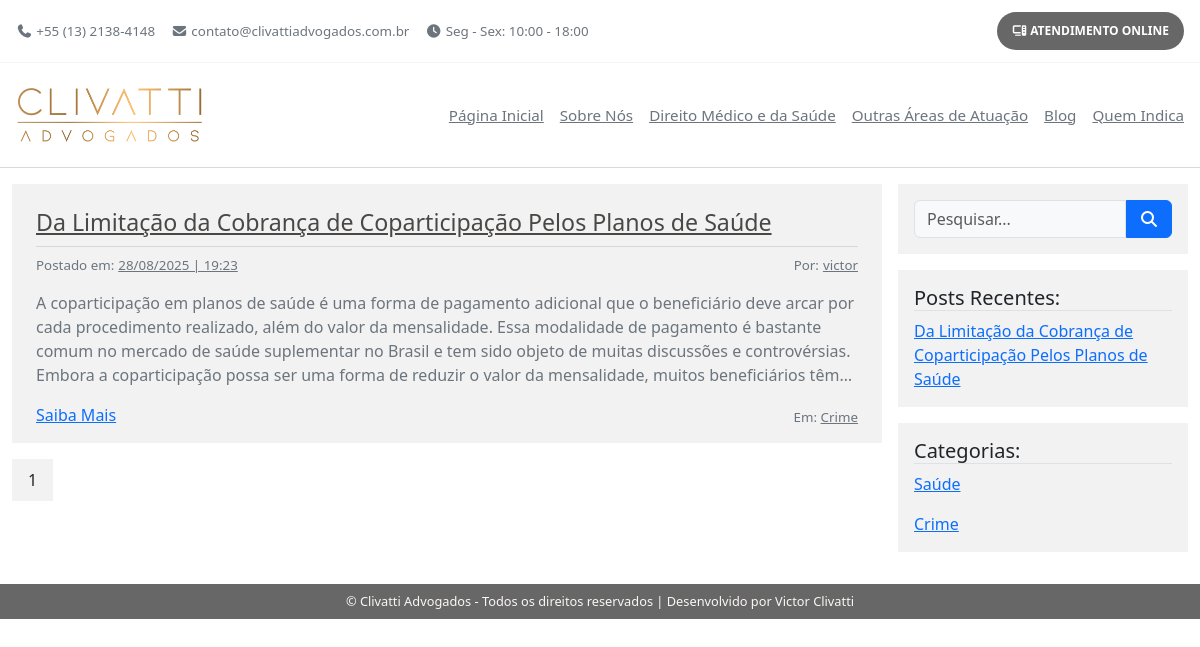
Page /blog/?categoria=2 on the committed database.
### blog/models.py (models this page shows, shortened)
class Post(models.Model):
    title = models.CharField(max_length=255)
    content = models.TextField()
    author = models.ForeignKey(User, on_delete=models.CASCADE)
    category = models.ForeignKey(PostCategory, on_delete=models.CASCADE)
    created_at = models.DateTimeField(auto_now_add=True)

class User(AbstractUser):
    pass

class PostCategory(models.Model):
    name = models.CharField(max_length=255)
    created_at = models.DateTimeField(auto_now_add=True)

### blog/views.py (the view, shortened to what this page needs)
# urls.py: path("", views.Blog.as_view(), name="blog"),
class Blog(View):
    def get(self, request):
        categoria_id = request.GET.get("categoria")
        search_query = request.GET.get("q")
        page_number = request.GET.get("page", 1)  # pega a página da query string, padrão 1
        posts = models.Post.objects.all()
        if categoria_id:
            posts = posts.filter(category_id=categoria_id)
        if search_query:
            posts = posts.filter(title__icontains=search_query)
        paginator = Paginator(posts, 2)
        page_obj = paginator.get_page(page_number)  # retorna a página atual
        context = {
            "page_obj": page_obj,                  # objeto paginado
            "posts": page_obj.object_list,         # posts da página atual
            "categories": models.PostCategory.objects.all(),
            "categoria_id": categoria_id,
            "search_query": search_query,
        }
        return render(request, "blog/blog.html", context)

### blog/templates/blog/blog.html (shortened to what this page needs)
{% extends "base.html" %}
{% load static %}
{% block extra_css %}
    <link rel="stylesheet" href="{% static 'blog/css/blog.css' %}">
{% endblock %}
{% block main %}
    <div id="main" class="d-flex gap-3">
        <section id="posts">
            {% for post in posts %}
                <div class="post d-flex flex-column text-secondary">
                    <h2><a href="{% url 'post' post.pk %}">{{ post.title }}</a></h2>
                    <div class="d-flex justify-content-between">
                        <p class="d-flex gap-1">Postado em: <u>{{ post.created_at|date:"d/m/Y | H:i" }}</u></p>
                        <p class="d-flex gap-1">Por: <u>{{ post.author.username }}</u></p>
                    </div>
                    <p class="post-content">{{ post.content }}</p>
                    <div class="d-flex align-items-end justify-content-between">
                        <a href="{% url 'post' post.pk %}">Saiba Mais</a>
                        <p class="m-0">Em: <u class="p-0">{{ post.category.name }}</u></p>
                    </div>
                </div>
            {% endfor %}
            <div class="pagination d-flex gap-2 align-items-center">
                {% for num in page_obj.paginator.page_range %}
                    {% if num == page_obj.number %}
                        <span class="current-page">{{ num }}</span>
                    {% else %}
                        <a href="?page={{ num }}{% if categoria_id %}&categoria={{ categoria_id }}{% endif %}{% if search_query %}&q={{ search_query }}{% endif %}">{{ num }}</a>
                    {% endif %}
                {% endfor %}
            </div>
        </section>
        <section id="options" class="w-25">
            <div class="input-group mb-3 px-3 py-3" style="background-color: var(--secondary-color);">
                <form method="get" class="w-100 d-flex">
                    <input type="text" name="q" class="form-control rounded-end-0" placeholder="Pesquisar..." value="{{ request.GET.q }}">
                    <button type="submit" class="btn btn-primary rounded-start-0"><i class="fa-solid fa-magnifying-glass d-flex justify-content-center"></i></button>
                </form>
            </div>
            <div class="mb-3 px-3 py-3" style="background-color: var(--secondary-color);">
                <h3 class="fs-5 border-bottom">Posts Recentes:</h3>
                <ul class="d-flex flex-column gap-3 list-unstyled m-0">
                    {% for post in posts|slice:":6" %}
                        <li><a href="{% url 'post' post.pk %}">{{ post.title }}</a></li>
                    {% endfor %}
                </ul>
            </div>
            <div class="mb-3 px-3 py-3" style="background-color: var(--secondary-color);">
                <h3 class="fs-5 border-bottom">Categorias:</h3>
                <ul class="d-flex flex-column gap-3 list-unstyled m-0">
                    {% for category in categories %}
                        <li>
                            <a href="{% url 'blog' %}?categoria={{ category.id }}">{{ category.name }}</a>
                        </li>
                    {% endfor %}
                </ul>
            </div>
        </section>
    </div>
{% endblock %}

### static/css/base.css (style rules this page uses)
body { background-color: #fff; }

### blog/static/blog/css/blog.css (style rules this page uses)
h2 { max-width: 1175px; margin: 1rem auto 0; border-bottom: 1px solid var(--border); }

### static/css/variables.css (style rules this page uses)
:root { --bg: #fff; --main-color: #686767; --secondary-color: #F2F2F2; --font-family: 'Arial', sans-serif; --bs-body-bg: #f8f9fa; --border: #d8d8d8; --light-font: rgb(250, 248, 245); --dark-font: rgb(73, 72, 70); }

### rows in the picture
Post: title "Da Limitação da Cobrança de Coparticipação Pelos Planos de Saúde", created_at|H "28/08/2025 | 19:23", author.username "victor", content "A coparticipação em planos de saúde é uma forma de pagamento adicional que o beneficiário deve arcar por cada procedimento realizado, além do valor da mensalidade. Essa modalidade de pagamento é bastante comum no mercado de saúde suplementar no Brasil e tem sido objeto de muitas discussões e controvérsias. Embora a coparticipação possa ser uma forma de reduzir o valor da mensalidade, muitos beneficiários…", category.name "Crime"
PostCategory: name "Saúde"
PostCategory: name "Crime"

### other values in the picture
{{ num }} "1"
